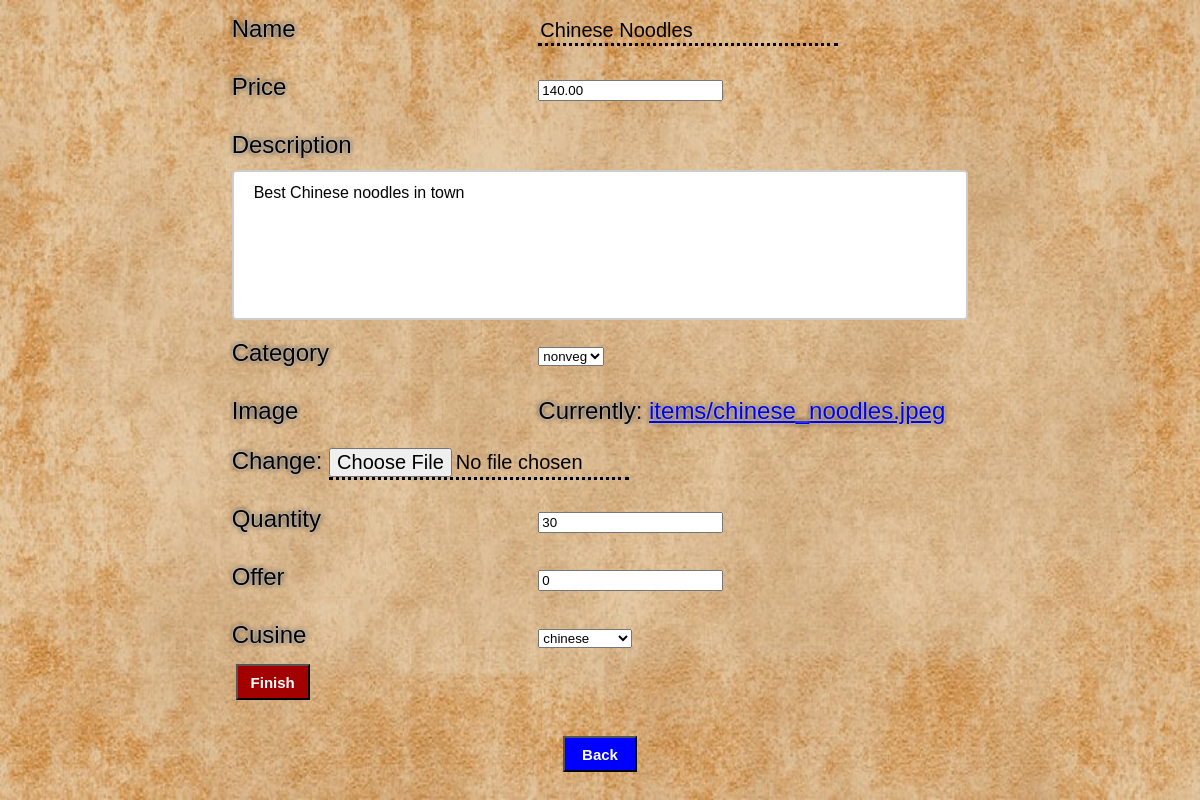
The page /update_item/8/ on the database its author committed.
### base/models.py (models this page shows, shortened)
class Items(models.Model):
    class Cusine(models.TextChoices):
        NORTH_INDIAN = 'NORTH INDIAN', 'north indian'
        CHINESE = 'CHINESE', 'chinese'
        SOUTH_INDIAN = 'SOUTH INDIAN', 'south indian'
        WESTERN = 'WESTERN', 'western'
    name = models.CharField(max_length=40)
    price = models.DecimalField(max_digits=5, decimal_places=2)
    description = models.TextField(max_length=200, null=True)
    category = models.CharField(max_length=8, choices=CustomerProfile.Preferences.choices ,default=CustomerProfile.Preferences.VEG)
    image = models.ImageField(upload_to="items/")
    quantity = models.PositiveIntegerField(null=True, validators=[MinValueValidator(0),])
    rating = models.DecimalField(max_digits=3, decimal_places=2, validators=[MinValueValidator(0.0), MaxValueValidator(5.0)], default=0,null=True)
    restaurant = models.ForeignKey(Restaurant,on_delete=models.CASCADE)
    offer = models.IntegerField(validators=[MaxValueValidator(100),MinValueValidator(0)],default=0)
    cusine = models.CharField(max_length=20, choices= Cusine.choices, default= Cusine.SOUTH_INDIAN)

### base/views.py (the view)
# urls.py: path('update_item/<str:pk>/', views.updateItem, name = 'update-item'),
def updateItem(request,pk):
    item = Items.objects.get(id = pk)
    form = ItemForm(instance= item)
    if request.method == 'POST':
        form = ItemForm(request.POST,request.FILES,instance = item)
        if form.is_valid():
            item = form.save(commit=False)
            item.save()
            return redirect('home')
    return render(request, "base/item_create.html",{'form': form})

### base/forms.py
class ItemForm(ModelForm):
    class Meta:
        model = Items
        exclude = ['rating','restaurant']

### base/templates/base/item_create.html (shortened to what this page needs)
{%load static%}
<html>
<head>
    <link rel="stylesheet" href="{%static 'styles/style.css'%}" />
</head>
<body class = "item-create">
    <form action="" method="POST" enctype="multipart/form-data">
        {%for field in form%}
        <div class = "table-addon">
            <label class="">
                {{field.label}}
            </label>
            {{field}}
        </div>
        {%endfor%}
            <input type="submit" value="Finish" style="margin-bottom: 20;"/>
    </form>
    <a href = "/" style="margin-bottom: 20;">
        <button class = "sub-button" style="background-color: blue;margin-left: auto;"> Back </button>
    </a>
</body>
</html>

### static/styles/style.css (style rules this page uses)
* { font-family: Arial, Helvetica, sans-serif; }
body { margin:0px; }
input:not([type="submit"],[type="number"]) { width: 300px; font-size: 20px; border: 0; outline: 0; background: transparent; border-bottom: 3px dotted black; }
label { display: inline-block; width: 300px; text-align: left; }
.sub-button { background-color: rgb(58, 1, 163); color: white; height: 36px; width: 74px; font-weight: bold; font-size: 15px; cursor: pointer; margin-left: 18px; }
.item-create { display: flex; justify-content: center; align-items: center; background-image: url("../images/brown.jpg"); background-size: 100% 100%; text-shadow: 0 0 3px #ffffff, 0 0 5px #000000; flex-direction: column; }
.table-addon { padding: 4; font-size:x-large; line-height: 50px; }
textarea { width: 100%; height: 150px; padding: 12px 20px; box-sizing: border-box; border: 2px solid #ccc; border-radius: 4px; background-color: #ffffff; font-size: 16px; resize: none; }
input[type = "submit"] { background-color: rgb(163, 1, 1); color: white; height: 36px; width: 74px; font-weight: bold; font-size: 15px; cursor: pointer; margin-left: 8px; }

### rows shown on the page
Items: form "Chinese Noodles" "140.00" "Best Chinese noodles in town" "nonveg" "30" "0" "chinese"

### other values the page prints
{{ field.label }} "Name" "Price" "Description" "Category" "Image" "Quantity" "Offer" "Cusine"
